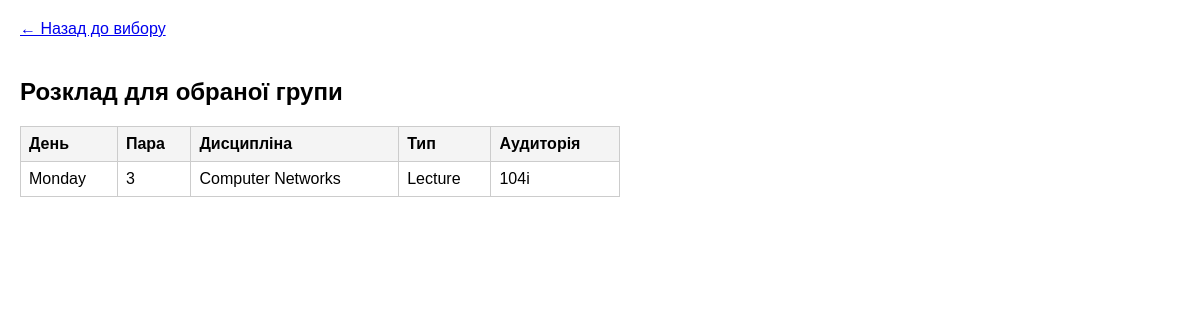
Page /group.php?group_id=5 on the committed database.
### tables this page shows
CREATE TABLE `lesson` (
  `ID_Lesson` int NOT NULL,
  `week_day` text NOT NULL,
  `lesson_number` int NOT NULL,
  `auditorium` text NOT NULL,
  `disciple` text NOT NULL,
  `type` enum('Lecture','Practical','Laboratory') NOT NULL
);

### group.php (the view, shortened to what this page needs)
<?php
require 'db.php';
if (isset($_GET['group_id'])) {
    $groupId = $_GET['group_id'];
    $sql = "SELECT lesson.week_day, lesson.lesson_number, lesson.disciple, lesson.type, lesson.auditorium
            FROM lesson
            JOIN lesson_groups ON lesson.ID_Lesson = lesson_groups.FID_Lesson2
            WHERE lesson_groups.FID_Groups = ?";
    $stmt = $pdo->prepare($sql);
    $stmt->execute([$groupId]);
    $schedule = $stmt->fetchAll();
}
?>
<!DOCTYPE html>
<html lang="uk">
<head>
</head>
<body>
    <a href="index.php" class="back-link">← Назад до вибору</a>
    <h2>Розклад для обраної групи</h2>
    <?php if (!empty($schedule)): ?>
        <table>
            <tr>
                <th>День</th><th>Пара</th><th>Дисципліна</th><th>Тип</th><th>Аудиторія</th>
            </tr>
            <?php foreach ($schedule as $row): ?>
                <tr>
                    <td><?php echo htmlspecialchars($row['week_day']); ?></td>
                    <td><?php echo htmlspecialchars($row['lesson_number']); ?></td>
                    <td><?php echo htmlspecialchars($row['disciple']); ?></td>
                    <td><?php echo htmlspecialchars($row['type']); ?></td>
                    <td><?php echo htmlspecialchars($row['auditorium']); ?></td>
                </tr>
            <?php endforeach; ?>
        </table>
    <?php else: ?>
        <p>Для цієї групи занять не знайдено.</p>
    <?php endif; ?>
</body>
</html>

### group.php (style rules this page uses)
body { font-family: Arial, sans-serif; margin: 20px; }
table { border-collapse: collapse; width: 100%; max-width: 600px; margin-top: 20px; }
th, td { border: 1px solid #ccc; padding: 8px; text-align: left; }
th { background-color: #f4f4f4; }
.back-link { display: inline-block; margin-bottom: 20px; }

### rows in the picture
lesson: week_day "Monday", lesson_number "3", disciple "Computer Networks", type "Lecture", auditorium "104i"
